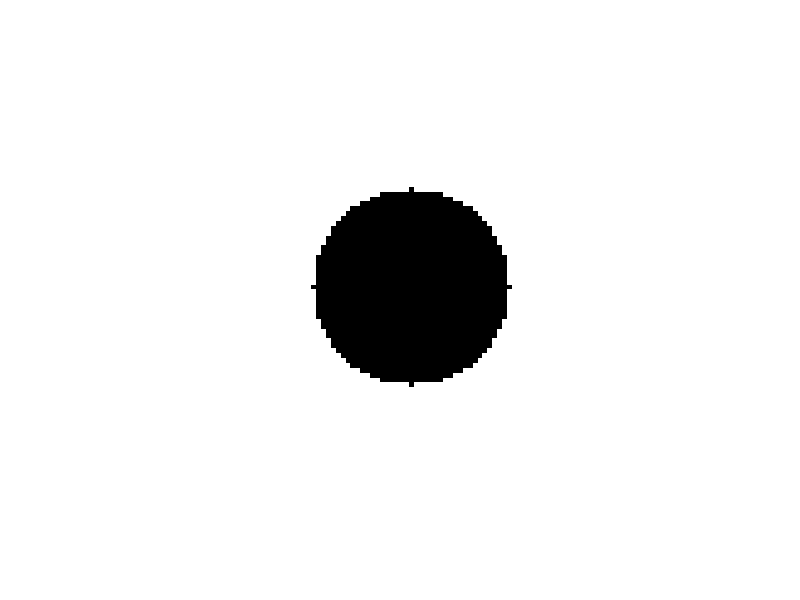

MATLAB code to generate this figure:
% Define image dimensions and initialize the matrix
A = 255 * ones(100, 100); % 100x100 image with white pixels (value 255)

% Define the center and radius of the circle
Cx = 50; % x-coordinate of the center
Cy = 50; % y-coordinate of the center
radius = 20; % Radius of the circle

% Loop through all pixels in the image
for i = 1:100
    for j = 1:100
        % Check if the pixel is within the circle
        if (Cx - i)^2 + (Cy - j)^2 <= radius^2
            A(i, j) = 0; % Set pixel value to black (0)
        end
    end
end

% Display the resulting image
imshow(A, []);